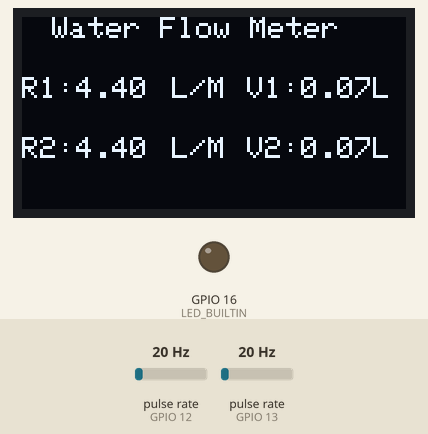
Bench run of a sketch on a simulated ESP8266 (NodeMCU). On the bench: 128×64 one-colour display, output pins drawn as LEDs (lit = HIGH). Wiring (inferred from the names in the program): 2 × pulse sensor: data GPIO 12 / data GPIO 13. Inputs (shaded band) come from the test bench; at power-on: pulse rate (sensors on GPIO 12, GPIO 13) 20 Hz. WiFi joins after 1.5 s; servers stay silent unless stated; what the sketch prints to the serial monitor is not drawn.

Above: at 2.7 s.
2.8 s: pulse rate (sensor on GPIO 12) set to 4 Hz
At 4.7 s:
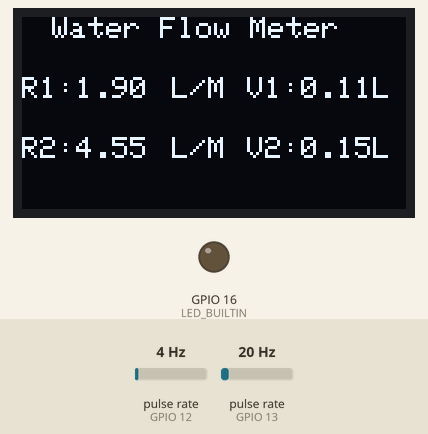
5.8 s: pulse rate (sensor on GPIO 13) set to 4 Hz
At 7.1 s:
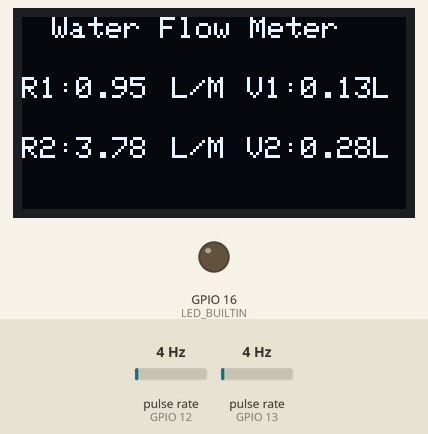
8.8 s: pulse rate (sensor on GPIO 12) set to 50 Hz
At 10.6 s:
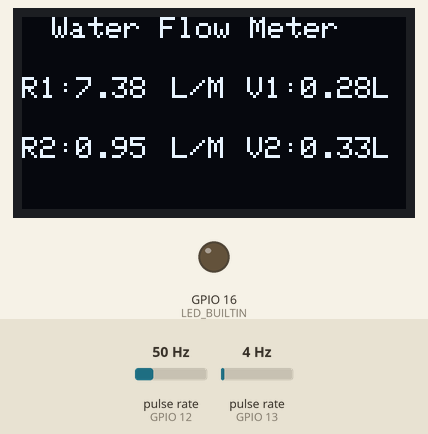
11.8 s: pulse rate (sensor on GPIO 13) set to 50 Hz
At 12.9 s:
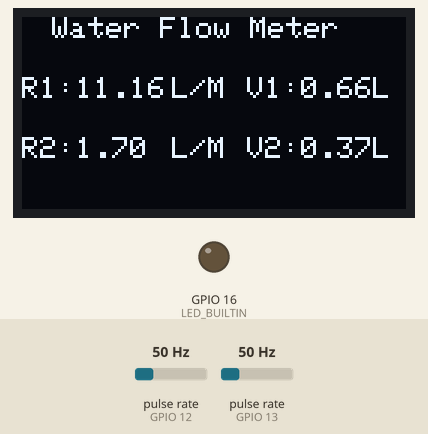
14.7 s: pulse rate (sensor on GPIO 12) set to 100 Hz
At 16.5 s:
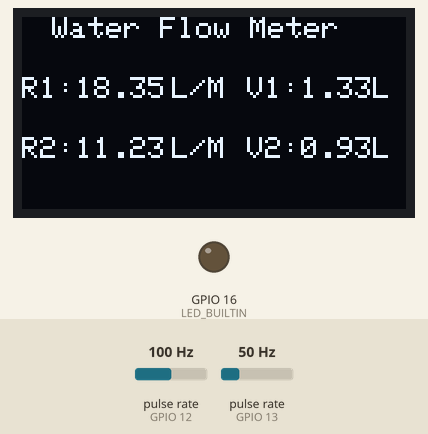
17.7 s: pulse rate (sensor on GPIO 13) set to 100 Hz
At 18.9 s:
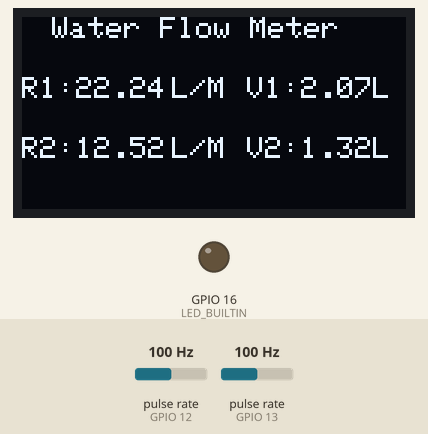
Timing chart, 0 to 20.7 s (numbered marks = the images above; inputs shaded):
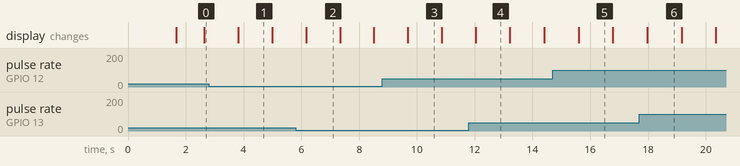

Measured:
- what the display in image 1 shows lasts 1.2 s, from 3.8 s to 5.0 s

The sketch:

leakage.ino
```cpp
#include <ESP8266WiFi.h>
#include <SPI.h>
#include <Wire.h>
#include <Adafruit_GFX.h>
#include <Adafruit_SSD1306.h>

#define SCREEN_WIDTH 128    // OLED display width, in pixels
#define SCREEN_HEIGHT 64    // OLED display height, in pixels
#define OLED_RESET -1       // Reset pin # (or -1 if sharing Arduino reset pin)

Adafruit_SSD1306 display(SCREEN_WIDTH, SCREEN_HEIGHT, &Wire, OLED_RESET);

String apiKey = "P3NSW2BG5JPXQQ8C";
const char *ssid = "mi";
const char *pass = "00000000";
const char* server = "api.thingspeak.com";

#define LED_BUILTIN 16
#define SENSOR1  12
#define SENSOR2  13// Assuming sensor 2 is connected to GPIO pin 5

long currentMillis = 0;
long previousMillis = 0;
int interval = 1000;
long flowStartTime1 = 0;
long flowStartTime2 = 0;
boolean ledState = LOW;
float calibrationFactor = 4.5;
volatile byte pulseCount1;
volatile byte pulseCount2;
byte pulse1Sec1 = 0;
byte pulse1Sec2 = 0;
float flowRate1;
float flowRate2;
unsigned long flowMilliLitres1;
unsigned long flowMilliLitres2;
unsigned int totalMilliLitres1;
unsigned int totalMilliLitres2;
float flowLitres1;
float flowLitres2;
float totalLitres1;
float totalLitres2;
float volumeDifference;

void IRAM_ATTR pulseCounter1()
{
  pulseCount1++;
}

void IRAM_ATTR pulseCounter2()
{
  pulseCount2++;
}

WiFiClient client;

void connectToWiFi() {
  Serial.println();
  Serial.print("Connecting to ");
  Serial.println(ssid);

  WiFi.begin(ssid, pass);

  int attempts = 0;
  while (WiFi.status() != WL_CONNECTED && attempts < 500) {
    delay(100);
    Serial.print(".");
    attempts++;
  }

  if (WiFi.status() == WL_CONNECTED) {
    Serial.println("");
    Serial.println("Wi-Fi connected");
    Serial.print("IP address: ");
    Serial.println(WiFi.localIP());
  } else {
    Serial.println("");
    Serial.println("Failed to connect to Wi-Fi. Please check your credentials.");
  }
}


void setup()
{
  Serial.begin(9600);
  display.begin(SSD1306_SWITCHCAPVCC, 0x3C); //initialize with the I2C addr 0x3C (128x64)
  display.clearDisplay();
  delay(10);

  pinMode(LED_BUILTIN, OUTPUT);
  pinMode(SENSOR1, INPUT_PULLUP);
  pinMode(SENSOR2, INPUT_PULLUP);

 connectToWiFi();
  pulseCount1 = 0;
  pulseCount2 = 0;
  flowRate1 = 0.0;
  flowRate2 = 0.0;
  flowMilliLitres1 = 0;
  flowMilliLitres2 = 0;
  totalMilliLitres1 = 0;
  totalMilliLitres2 = 0;
  previousMillis = 0;
  volumeDifference=0;

 attachInterrupt(digitalPinToInterrupt(SENSOR1), pulseCounter1, FALLING);
 attachInterrupt(digitalPinToInterrupt(SENSOR2), pulseCounter2, FALLING);
}


void loop()
{
  currentMillis = millis();
  if (currentMillis - previousMillis > interval)
  {

    pulse1Sec1 = pulseCount1;
    pulseCount1 = 0;
    pulse1Sec2 = pulseCount2;
    pulseCount2 = 0;

    flowRate1 = ((1000.0 / (millis() - previousMillis)) * pulse1Sec1) / calibrationFactor;
    flowRate2 = ((1000.0 / (millis() - previousMillis)) * pulse1Sec2) / calibrationFactor;
    previousMillis = millis();

    flowMilliLitres1 = (flowRate1 / 60) * 1000;
    flowMilliLitres2 = (flowRate2 / 60) * 1000;
    flowLitres1 = (flowRate1 / 60);
    flowLitres2 = (flowRate2 / 60);

    totalMilliLitres1 += flowMilliLitres1;
    totalMilliLitres2 += flowMilliLitres2;
    totalLitres1 += flowLitres1;
    totalLitres2 += flowLitres2;

    Serial.print("Flow rate: ");
    Serial.print(float(flowRate1));  // Print the integer part of the variable
    Serial.print("L/min");
    Serial.print("\t");       // Print tab space
    Serial.print("Flow rate 2: ");
    Serial.print(float(flowRate2));  // Print the integer part of the variable
    Serial.println("L/min");

    display.clearDisplay();

    display.setCursor(10,0);  //oled display
        display.setTextSize(1);
    display.setTextColor(WHITE);
    display.print("Water Flow Meter");

    display.setCursor(0,20);  //oled display
    display.setTextSize(1);
    display.setTextColor(WHITE);
    display.print("R1:");
    display.print(float(flowRate1));
    display.setCursor(50,20);  //oled display
    display.setTextSize(1);
    display.print("L/M");

    display.setCursor(0,40);  //oled display
    display.setTextSize(1);
    display.setTextColor(WHITE);
    display.print("R2:");
    display.print(float(flowRate2));
    display.setCursor(50,40);  //oled display
    display.setTextSize(1);
    display.print("L/M");

    // Print the cumulative total of litres flowed since starting
    Serial.print("Output Liquid Quantity 1: ");
    Serial.print(totalMilliLitres1);
    Serial.print("mL / ");
    Serial.print(totalLitres1);
    Serial.println("L");
    Serial.print("Output Liquid Quantity 2: ");
    Serial.print(totalMilliLitres2);
    Serial.print("mL / ");
    Serial.print(totalLitres2);
    Serial.println("L");


    display.setCursor(75,20);  //oled display
    display.setTextSize(1);
    display.setTextColor(WHITE);
    display.print("V1:");
    display.print(totalLitres1);
    display.print("L");
    display.setCursor(75,40);  //oled display
    display.print("V2:");
    display.print(totalLitres2);
    display.print("L");
    display.display();
  }

if (flowRate1 == 0.0) {
      // If the flow rate is zero, update the flow start time
      flowStartTime1 = currentMillis;

    }
 if (flowRate2 == 0.0) {
    // If the flow rate is zero for sensor 2, update the flow start time
    flowStartTime2 = currentMillis;
  }

  volumeDifference = totalLitres1 - totalLitres2 ;

      // Display the time since the flow rate became non-zero in seconds
  Serial.print("Time Since Flow Start 1: ");
  Serial.print((currentMillis - flowStartTime1) / 1000); // Convert to seconds
  Serial.println(" seconds");

  // Display the time since the flow rate became non-zero for sensor 2 in seconds
  Serial.print("Time Since Flow Start 2: ");
  Serial.print((currentMillis - flowStartTime2) / 1000); // Convert to seconds
  Serial.println(" seconds");


  if (client.connect(server, 80)) // "184.106.153.149" or api.thingspeak.com
  {
     String postStr = apiKey;
      postStr += "&field1=";
      postStr += String(float(flowRate1));
      postStr += "&field4=";
      postStr += String(float(flowRate2));
      postStr += "&field2=";
      postStr += String(totalLitres1);
      postStr += "&field5=";
      postStr += String(totalLitres2);
      postStr += "&field3=";
      postStr += String((currentMillis - flowStartTime1) / 1000);
      postStr += "&field6=";
      postStr += String((currentMillis - flowStartTime2) / 1000);
      postStr += "&field7=";  // Assuming field 9 in ThingSpeak channel is reserved for volume difference
      postStr += String(volumeDifference);
      postStr += "\r\n\r\n";

    client.print("POST /update HTTP/1.1\n");
    client.print("Host: api.thingspeak.com\n");
    client.print("Connection: close\n");
    client.print("X-THINGSPEAKAPIKEY: " + apiKey + "\n");
    client.print("Content-Type: application/x-www-form-urlencoded\n");
    client.print("Content-Length: ");
    client.print(postStr.length());
    client.print("\n\n");
    client.print(postStr);

  }
    client.stop();
}
```
